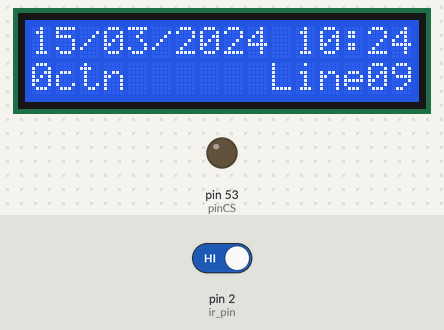
Simulated run of this sketch. Board: Arduino Mega 2560, built with avr-gcc and run on an emulated ATmega2560. Parts: 16×2 character LCD, output pins drawn as LEDs (lit = HIGH). The test bench sets the inputs (shaded band); at power-on: pin 2 (ir_pin) HIGH. The local clock reads 2024-03-15 10:24:30 at power-on unless the sketch sets it; storage starts empty; what the sketch prints to the serial monitor is not drawn.

Above: at 1.2 s.
1.3 s: pin 2 (ir_pin) driven LOW
At 2.1 s:
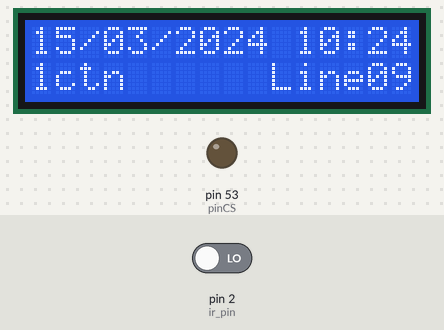
At 30.5 s:
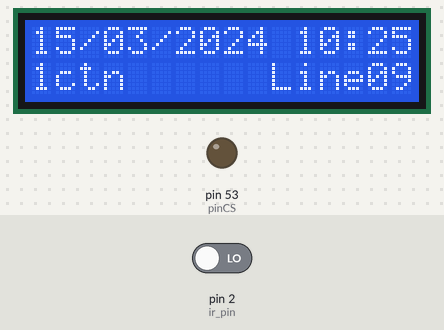
Timing chart, 0 to 31.5 s (numbered marks = the images above; inputs shaded):
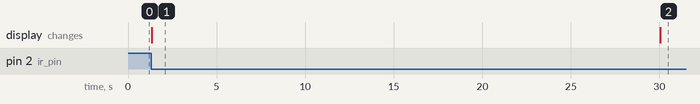

Measured:
- after the input at 1.3 s, the display: changes after 0.05 s (image 1)
- what the display in image 1 shows lasts 28.6 s, from 1.4 s to 30.0 s

The sketch:

Counter+Proximity+SDCardModule.ino
```cpp
#include <Wire.h>
#include <LiquidCrystal_I2C.h>
#include <virtuabotixRTC.h>
#include <SD.h>
#include <SPI.h>

File myFile;

int pinCS = 53; // Pin 10 on Arduino Uno

//Deklarasi LCD Display
LiquidCrystal_I2C lcd(0x27, 16, 2);

//Inisialisasi pin (CLK, DAT, RST)
virtuabotixRTC myRTC(3,4,5);

//Deklarasi karakter dan variable
char keypressed,keypressedx;
String Line = "Line09";

//Deklarasi Counter
int ir_pin = 2;
int counter = 0;
int hitObject = false;

void setup() {
  Serial.begin(9600);
  pinMode(ir_pin,INPUT);
  lcd.init();
  lcd.backlight ();


  pinMode(pinCS, OUTPUT);
  // SD Card Initialization
  if (SD.begin())
  {
    Serial.println("SD card is ready to use.");
  } else
  {
    Serial.println("SD card initialization failed");
    return;
  }


//penulisan data pertama kali dan disarankan saat transfer
//ke-2 ini tidak digunakan dikarenakan akan menghapus data
//sebelumnya
//myRTC.setDS1302Time(00,52,22,06,04,04,2021);
//detik, menit, jam, hari dalam seminggu, tanggal, bulan, tahun
// 00:59:23 "Rabu" 7-September-2017
}

void loop() {
//memanggil fungsi untuk update data waktu
myRTC.updateTime();


int val = digitalRead(ir_pin);

if( (val == 0) && (hitObject == false) ){
        counter++;
        hitObject = true;

Serial.print(Line);
Serial.print(" ");
//penulisan data pada serial monitor komputer
//Serial.print("Current Date / Time: ");
//fungsi penulisan data untuk tanggal
if(myRTC.dayofmonth<10){
    Serial.print("0");
    Serial.print(myRTC.dayofmonth);
  }
  else{
    Serial.print(myRTC.dayofmonth);
  }

//penulisan data "/" sebagai separator
Serial.print("/");

//fungsi penulisan data untuk bulan
if(myRTC.month<10){
    Serial.print("0");
    Serial.print(myRTC.month);
  }
  else{
    Serial.print(myRTC.month);
  }

//penulisan data "/" sebagai separator
Serial.print("/");

//fungsi penulisan data untuk tahun
Serial.print(myRTC.year);


//penulisan data untuk jarak
Serial.print(" ");

//fungsi penulisan data untuk jam
if(myRTC.hours<10){
    Serial.print("0");
    Serial.print(myRTC.hours);
  }
  else{
    Serial.print(myRTC.hours);
  }

Serial.print(":");

//fungsi penulisan data untuk menit
if(myRTC.minutes<10){
    Serial.print("0");
    Serial.print(myRTC.minutes);
  }
  else{
    Serial.print(myRTC.minutes);
  }

Serial.print(":");

//fungsi penulisan data untuk detik
if(myRTC.seconds<10){
    Serial.print("0");
    Serial.print(myRTC.seconds);
  }
  else{
    Serial.print(myRTC.seconds);
  }

  Serial.print(" ");
  Serial.println(counter);


    //SD Card Module Code
  myFile = SD.open("Line09.txt", FILE_WRITE);
  if (myFile) {
    myFile.print(Line);

    myFile.print(" ");

    if(myRTC.dayofmonth<10){
    myFile.print("0");
    myFile.print(myRTC.dayofmonth);
    }
    else{
    myFile.print(myRTC.dayofmonth);
    }
    myFile.print("/");
    if(myRTC.month<10){
    myFile.print("0");
    myFile.print(myRTC.month);
    }
    else{
    myFile.print(myRTC.month);
    }
    myFile.print("/");
    myFile.print(myRTC.year);

    myFile.print(" ");

    if(myRTC.hours<10){
    myFile.print("0");
    myFile.print(myRTC.hours);
    }
    else{
    myFile.print(myRTC.hours);
    }
    myFile.print(":");
    if(myRTC.minutes<10){
    myFile.print("0");
    myFile.print(myRTC.minutes);
    }
    else{
    myFile.print(myRTC.minutes);
    }
    myFile.print(":");
    if(myRTC.seconds<10){
    myFile.print("0");
    myFile.print(myRTC.seconds);
    }
    else{
    myFile.print(myRTC.seconds);
    }

    myFile.print(" ");

    myFile.println(counter);

    myFile.close(); // close the file
  }
  // if the file didn't open, print an error:
  else {
    Serial.println("error opening test.txt");
  }


  }else if( (val == 1) && (hitObject == true) ) {
        hitObject = false;
  }

  //LCD Print Time
if(myRTC.dayofmonth<10){
    lcd.setCursor(0,0);
    lcd.print("0");
    lcd.print(myRTC.dayofmonth);
    }
    else{
    lcd.print(myRTC.dayofmonth);
    }
    lcd.setCursor(2,0);
    lcd.print("/");
    if(myRTC.month<10){
    lcd.setCursor(3,0);
    lcd.print("0");
    lcd.print(myRTC.month);
    }
    else{
    lcd.print(myRTC.month);
    }
    lcd.setCursor(5,0);
    lcd.print("/");
    lcd.setCursor(6,0);
    lcd.print(myRTC.year);

  if(myRTC.hours<10){
    lcd.setCursor(11,0);
    lcd.print("0");
    lcd.print(myRTC.hours);
  }
  else{
    lcd.setCursor(11,0);
    lcd.print(myRTC.hours);
  }

  lcd.setCursor(13,0);
  lcd.print(":");

  if(myRTC.minutes<10){
    lcd.setCursor(14,0);
    lcd.print("0");
    lcd.print(myRTC.minutes);
  }
  else{
    lcd.setCursor(14,0);
    lcd.print(myRTC.minutes);
  }

  //LCD Print Counter
  lcd.setCursor(0,1);
  lcd.print(counter);
  lcd.print("ctn");

  //LCD Print Line
  lcd.setCursor(10, 1);
  lcd.print(Line);

}
```
